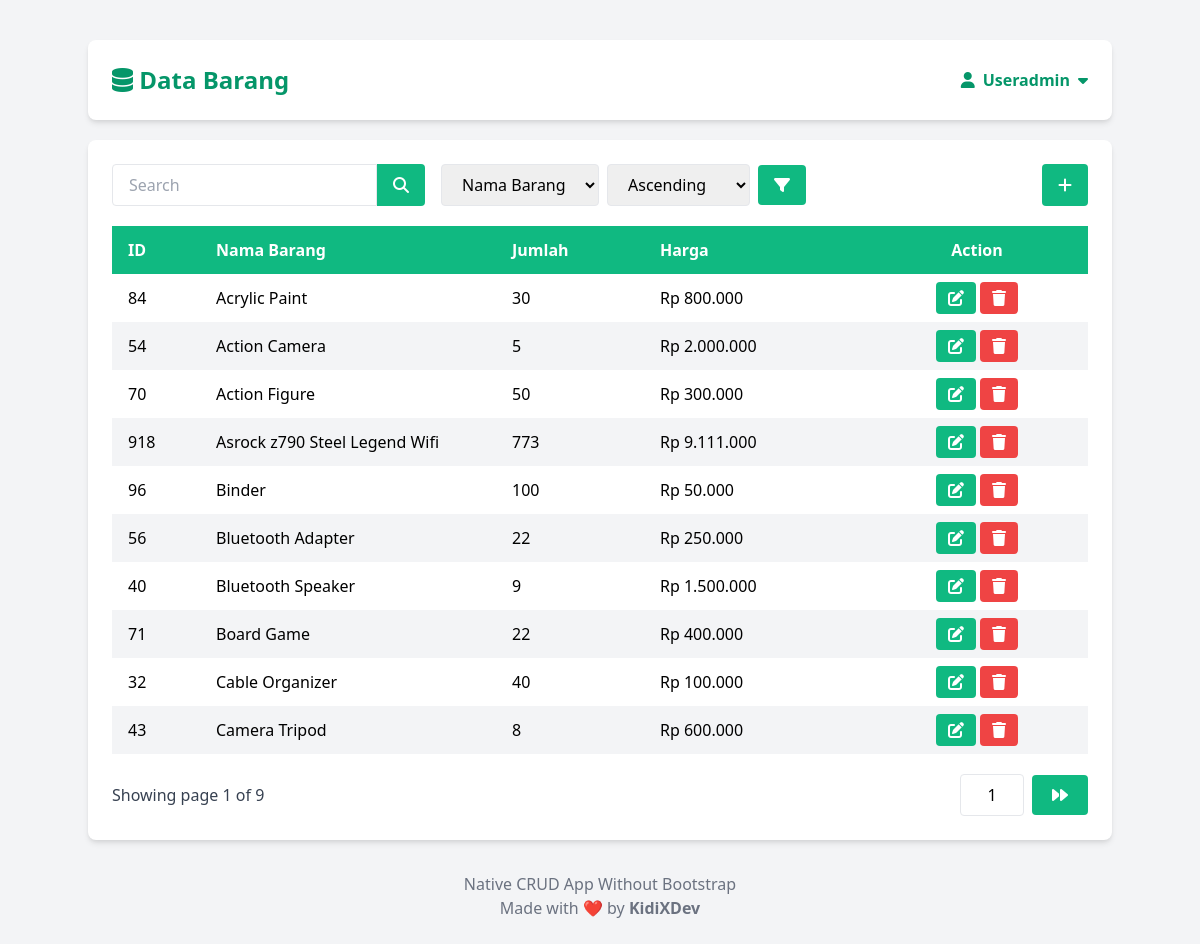
/index.php (signed in), run on the app's committed database.
### tables this page shows
CREATE TABLE `barang` (
  `id` int NOT NULL,
  `nama_barang` varchar(30) NOT NULL,
  `jumlah` int NOT NULL,
  `harga` int NOT NULL
);

### index.php (the view, shortened to what this page needs)
<?php
include 'koneksi.php';
$search = isset($_GET['search']) ? $conn->real_escape_string($_GET['search']) : '';
$sort = isset($_GET['sort']) ? $_GET['sort'] : 'asc';
$filter_by = isset($_GET['filter_by']) ? $_GET['filter_by'] : 'nama_barang';
$limit = 10;
$page = isset($_GET['page']) ? (int)$_GET['page'] : 1;
$offset = ($page - 1) * $limit;
$total_sql = "SELECT COUNT(*) as total FROM barang WHERE $filter_by LIKE ?";
$stmt = $conn->prepare($total_sql);
$search_param = "%$search%";
$stmt->bind_param("s", $search_param);
$stmt->execute();
$total_result = $stmt->get_result();
$total_row = $total_result->fetch_assoc();
$total_records = $total_row['total'];
$total_pages = ceil($total_records / $limit);
$order_by = $sort === 'desc' ? 'DESC' : 'ASC';
$sql = "SELECT id, nama_barang, jumlah, harga FROM barang WHERE $filter_by LIKE ? ORDER BY $filter_by $order_by LIMIT ? OFFSET ?";
$stmt = $conn->prepare($sql);
$stmt->bind_param("sii", $search_param, $limit, $offset);
$stmt->execute();
$result = $stmt->get_result();
?>
<!DOCTYPE html>
<html lang="en">
<head>
    <link href="https://cdn.jsdelivr.net/npm/tailwindcss@2.2.19/dist/tailwind.min.css" rel="stylesheet">
    <link rel="stylesheet" href="https://cdnjs.cloudflare.com/ajax/libs/font-awesome/6.6.0/css/all.min.css" />
    <link rel="stylesheet" href="index.css">
</head>
<body class="bg-gray-100 font-sans">
    <div class="container mx-auto mt-10 p-6 bg-white rounded-lg shadow-md flex justify-between">
        <h1 class="text-2xl text-green-600 font-semibold">
            <i class="fa-solid fa-database"></i> Data Barang
        </h1>
        <div class="flex items-center space-x-4">
            <div class="relative">
                <button class="flex items-center space-x-2 focus:outline-none" onclick="toggleDropdown()">
                    <i class="fa-solid fa-user text-green-600"></i>
                    <span class="text-green-600 font-semibold"><?php echo htmlspecialchars($_SESSION['username']); ?></span>
                    <i class="fa-solid fa-caret-down text-green-600"></i>
                </button>
            </div>
        </div>
    </div>
    <div class="container mx-auto mt-5 p-6 bg-white rounded-lg shadow-md">
        <div class="flex justify-between mb-5">
            <div class="flex gap-2">
                <form method="GET" class="flex">
                    <input type="text" name="search" value="<?php echo htmlspecialchars($search); ?>" placeholder="Search" class="border rounded-l py-2 px-4 flex-1">
                    <button type="submit" class="bg-green-500 text-white rounded-r px-4 py-2 hover:opacity-80 transition"><i class="fa-solid fa-magnifying-glass"></i> </button>
                </form>
                <form method="GET" class="flex items-center space-x-2">
                    <select name="filter_by" class="border rounded py-2 px-4">
                        <option value="nama_barang" <?php echo $filter_by === 'nama_barang' ? 'selected' : ''; ?>>Nama Barang</option>
                    </select>
                    <select name="sort" class="border rounded py-2 px-4">
                        <option value="asc" <?php echo $sort === 'asc' ? 'selected' : ''; ?>>Ascending</option>
                    </select>
                    <button type="submit" class="bg-green-500 text-white rounded px-4 py-2 hover:opacity-80 transition"><i class="fa-solid fa-filter"></i></button>
                </form>
            </div>
            <div class="flex gap-3">
                <a class='inline-block text-center content-center bg-green-500 text-white rounded px-4 py-1 hover:opacity-80 transition' href='add.php'><i class="fa-solid fa-plus"></i></a>
            </div>
        </div>
        <table class="min-w-full mt-5 border-collapse">
            <thead class="bg-green-500 text-white">
                <tr>
                    <th class="py-3 px-4 column-id text-left">ID</th>
                    <th class="py-3 px-4 column-nama text-left">Nama Barang</th>
                    <th class="py-3 px-4 column-jumlah text-left">Jumlah</th>
                    <th class="py-3 px-4 column-harga text-left">Harga</th>
                    <th class="py-3 px-4 column-action text-center">Action</th>
                </tr>
            </thead>
            <tbody>
                <?php
                if ($result->num_rows > 0) {
                    $counter = 0;
                    while ($row = $result->fetch_assoc()) {
                        $rowClass = $counter % 2 === 0 ? 'bg-white' : 'bg-gray-100';
                        echo "<tr class='$rowClass hover:bg-gray-200'>
                                <td class='py-2 px-4 '>" . $row["id"] . "</td>
                                <td class='py-2 px-4'>" . $row["nama_barang"] . "</td>
                                <td class='py-2 px-4'>" . $row["jumlah"] . "</td>
                                <td class='py-2 px-4'>Rp " . number_format($row["harga"], 0, ',', '.') . "</td>
                                <td class='py-2 px-4 text-center'>
                                    <a class='inline-block bg-green-500 text-white rounded px-3 py-1 hover:opacity-80 transition' href='edit.php?id=" . $row["id"] . "'><i class='fa-solid fa-pen-to-square'></i></a>
                                    <a class='inline-block bg-red-500 text-white rounded px-3 py-1 hover:opacity-80 transition' href='delete.php?id=" . $row["id"] . "&search=" . htmlspecialchars($search) . "&page=" . $page . "' onclick='return confirm(\"Are you sure you want to delete this item?\")'><i class='fa-solid fa-trash'></i></a>
                                </td>
                              </tr>";
                        $counter++;
                    }
                } else {
                    echo "<tr><td colspan='5' class='text-center py-4'>No data found</td></tr>";
                }
                ?>
            </tbody>
        </table>
        <div class="mt-5 flex items-center justify-between">
            <span class="text-gray-700">Showing page <?php echo $page; ?> of <?php echo $total_pages; ?></span>
            <div class="flex items-center space-x-2">
                <form method="GET" class="flex items-center space-x-1">
                    <input type="number" name="page" value="<?php echo $page; ?>" min="1" max="<?php echo $total_pages; ?>" class="border rounded py-2 px-3 w-16 text-center" required>
                </form>
                <?php if ($page < $total_pages): ?>
                    <a href="?search=<?php echo htmlspecialchars($search); ?>&page=<?php echo $page + 1; ?>&sort=<?php echo $sort; ?>&filter_by=<?php echo $filter_by; ?>" class="px-5 py-2 text-white bg-green-500 rounded hover:bg-green-400 text-center transition"><i class="fa-solid fa-forward"></i></a>
                <?php endif; ?>
            </div>
        </div>
    </div>
</body>
<footer>
    <div class="container mx-auto mt-2 p-6">
        <p class="text-center text-gray-500">Native CRUD App Without Bootstrap</p>
        <p class="text-center text-gray-500">Made with ❤️ by <a class="font-bold" href="https://github.com/KidiXDev" target="_blank">KidiXDev</a></p>
    </div>
</footer>
</html>

### index.css (style rules this page uses)
.column-id { width: 50px; }
.column-nama { width: 200px; }
.column-jumlah { width: 100px; }
.column-harga { width: 150px; }
.column-action { width: 150px; }
input[type="number"] { -moz-appearance: textfield; }

### data on the page
barang: id "84", nama_barang "Acrylic Paint", jumlah "30", harga "800.000"
barang: id "54", nama_barang "Action Camera", jumlah "5", harga "2.000.000"
barang: id "70", nama_barang "Action Figure", jumlah "50", harga "300.000"
barang: id "918", nama_barang "Asrock z790 Steel Legend Wifi", jumlah "773", harga "9.111.000"
barang: id "96", nama_barang "Binder", jumlah "100", harga "50.000"
barang: id "56", nama_barang "Bluetooth Adapter", jumlah "22", harga "250.000"
barang: id "40", nama_barang "Bluetooth Speaker", jumlah "9", harga "1.500.000"
barang: id "71", nama_barang "Board Game", jumlah "22", harga "400.000"
barang: id "32", nama_barang "Cable Organizer", jumlah "40", harga "100.000"
barang: id "43", nama_barang "Camera Tripod", jumlah "8", harga "600.000"

### other printed values
$_SESSION['username'] "Useradmin"
$page "1"
$total_pages "9"
